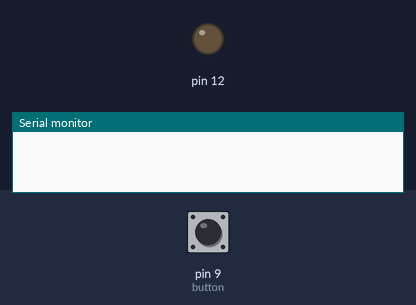
A sketch run on a simulated Arduino Uno, built with avr-gcc and run on an emulated ATmega328P. Parts: output pins drawn as LEDs (lit = HIGH), the last lines printed to the serial monitor. The inputs (shaded band) are chosen by the test bench; at power-on: pin 9 (button) LOW.

Above: at 1.2 s.
1.3 s: pin 9 (button) pulled HIGH for 0.15 s
At 1.8 s:
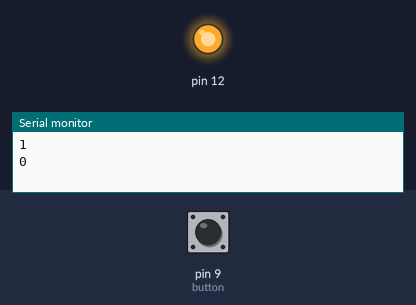
2.9 s: pin 9 (button) pulled HIGH for 1 s
At 4.2 s:
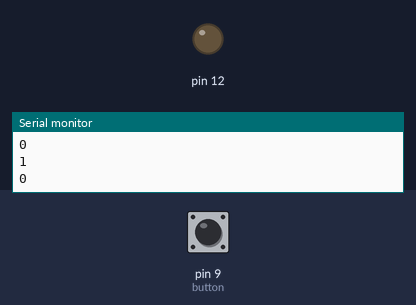
5.4 s: pin 9 (button) pulled HIGH for 3.2 s
At 6.1 s:
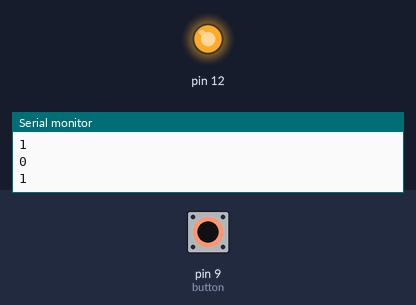
Timing chart, 0 to 8.4 s (numbered marks = the images above; inputs shaded):
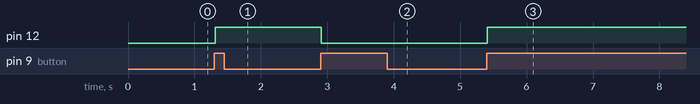

Measured:
- after the input at 1.3 s, pin 12: LOW → HIGH at once
- after the input at 2.9 s, pin 12: HIGH → LOW at once
- after the input at 5.4 s, pin 12: LOW → HIGH at once

The sketch:

Switch.ino
```cpp
//Turning One a Ledd with a normally open switch

bool state =0;                      //HIGH or LOW?
int output = 0;                    //On or Off?
bool last = 0;                      //state
const int timer = 10;              //Time detect the peaks
const int button = 9;              //Declare button
int scount = 1;


 boolean blocker (int pin){          //Initialize a function
  int counter = 0;
  boolean stat;
  boolean lasts;

   do{
    stat = digitalRead (pin);       //Read if button pressed or not
    if (stat != lasts){              //Checking if the signal has passed the peaks

    counter = 0;                     //If peaks still there reset the count
    lasts = stat;
    }
    else{
    counter++;
    }


     delay (1);

    }while (counter < timer);         //While the time to detect have not passed

 Serial.println (stat);
   return stat;                      //It could be True of False, On or Off

 }

void setup() {
  pinMode (button, INPUT);             //Declare the pins
  pinMode (12, OUTPUT);
  Serial.begin(9600);

}

void loop() {

  state = digitalRead (button);         //Reading switch state

  if (state != last){

    if (blocker (button)){          //Call our Function
    output = 1 - output;

    //Serial.println (output);          //If true;
    }
  }

  last = state;

                            //Then, On or Off

  if (output == 1)
    digitalWrite (12, HIGH);

  else
    digitalWrite (12, LOW);

}
```
